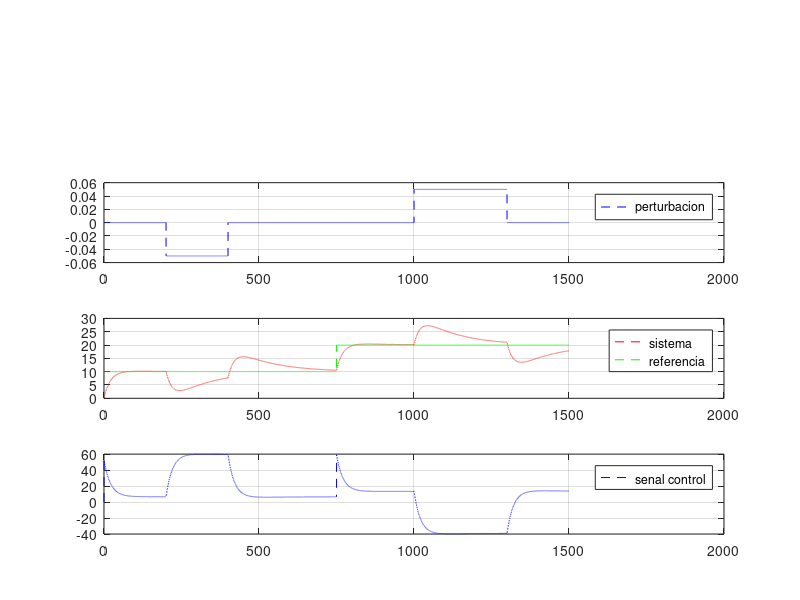

The MATLAB source for this figure:
clc,clear all,close all;
%% constates de la planta
ks1=1;
ts1=0.1;
%% planta en dominio de la frecuencia
num=ks1*1.5;
den=[157 1];
Gs=tf(num,den);
%% descretizacion de la planta
dsys=c2d(Gs,ts1,'z');
%% obtencion de coeficientes
[numd,dend]=tfdata(dsys,'v');
%% variables de almacenamiento
y(1)=0;
y_1(1)=0;
u_1(1)=0;
%% tiempo de simulacion
ti=0;
tfinal=1500;
t=ti:ts1:tfinal;
%% senal de de entrada al sistema
u=1*ones(1,length(t));
%% senal deseada del sistema
yd=[10*ones(1,round(length(t)/2)),20*ones(1,round(length(t)/2)+1)];
e_1(1)=0;
%% perturbacion del sistema
D=0*ones(1,length(t));
%% ganancias del controlador 
kp=5.26;
ki=0.0423;
Ts=ts1;
for k=1:length(t)
    
   %% planta simulada
   y(k)=-dend(2)*y_1(k)+numd(2)*u_1(k)+D(k);
   
   %% error del sistema
   e(k)=yd(k)-y(k);
   
   %% controlador del sistema
   u(k)=u_1(k)+kp*(e(k)-e_1(k))+ki*Ts*e_1(k);
%    if(u(k)<0)
%       u(k)=0; 
%    end
   %% retroalimentacion variables
   e_1(k+1)=e(k);
   u_1(k+1)=u(k);
   y_1(k+1)=y(k);
   %% seccion de perturbacion simulada
   if(t(k)>200 & t(k)<400)
      D(k+1)=-0.05; 
   elseif(t(k)>1000 & t(k)<1300)
      D(k+1)=0.05;
   else
       D(k+1)=0;
   end
   
end
%% grafica del sistema
figure()
subplot(4,1,1)
step(Gs)
grid on;
hold on;
legend('planta en s')
subplot(4,1,2)
plot(t,D(1:length(t)),'--b')
grid on;
legend('perturbacion')
subplot(4,1,3)
plot(t,y(1:length(t)),'--r')
hold on
plot(t,yd(1:length(t)),'--g')
grid on;
legend('sistema','referencia')
subplot(4,1,4)
plot(t,u_1(1:length(t)),'--b')
legend('senal control')
grid on;